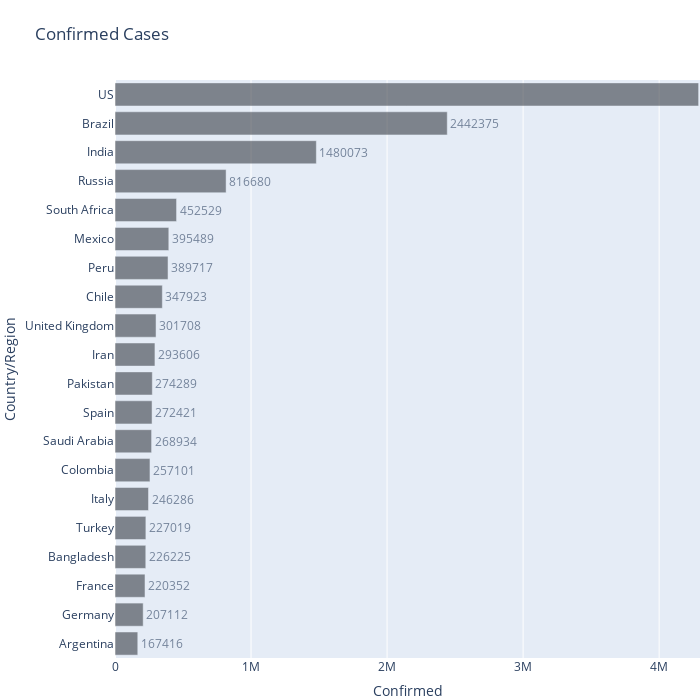

The cell this chart's notebook holds for it:
### Code cell
# Confirmed

fig = px.bar(flg.sort_values('Confirmed', ascending=False).head(20).sort_values('Confirmed', ascending=True), 
             x="Confirmed", y="Country/Region", title='Confirmed Cases', text='Confirmed', orientation='h', 
             width=700, height=700, range_x = [0, max(flg['Confirmed'])+10000])
fig.update_traces(marker_color=cnf, opacity=0.6, textposition='outside')
fig.update_layout(margin=dict(t=80,l=0,r=0,b=0))
fig

### Figure 1 — Plotly figure (JSON) as saved in the notebook; plotly's stock layout.template omitted (floating-point values rounded to 4 significant figures)
{"data": [{"alignmentgroup": "True", "hovertemplate": "Confirmed=%{text}<br>Country/Region=%{y}<extra></extra>", "legendgroup": "", "marker": {"color": "#393e46"}, "name": "", "offsetgroup": "", "opacity": 0.6, "orientation": "h", "showlegend": false, "text": [167416, 207112, 220352, 226225, 227019, 246286, 257101, 268934, 272421, 274289, 293606, 301708, 347923, 389717, 395489, 452529, 816680, 1480073, 2442375, 4290259], "textposition": "outside", "type": "bar", "x": [167416, 207112, 220352, 226225, 227019, 246286, 257101, 268934, 272421, 274289, 293606, 301708, 347923, 389717, 395489, 452529, 816680, 1480073, 2442375, 4290259], "xaxis": "x", "y": ["Argentina", "Germany", "France", "Bangladesh", "Turkey", "Italy", "Colombia", "Saudi Arabia", "Spain", "Pakistan", "Iran", "United Kingdom", "Chile", "Peru", "Mexico", "South Africa", "Russia", "India", "Brazil", "US"], "yaxis": "y"}], "layout": {"barmode": "relative", "height": 700, "legend": {"tracegroupgap": 0}, "margin": {"b": 0, "l": 0, "r": 0, "t": 80}, "title": {"text": "Confirmed Cases"}, "width": 700, "xaxis": {"anchor": "y", "domain": [0, 1], "range": [0, 4300259], "title": {"text": "Confirmed"}}, "yaxis": {"anchor": "x", "domain": [0, 1], "title": {"text": "Country/Region"}}}}
